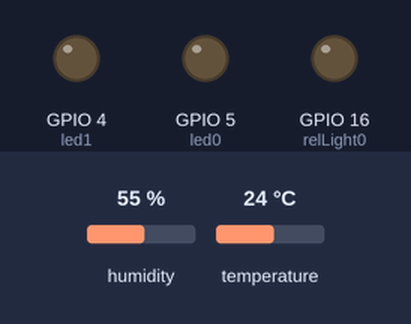
This program was run on a simulated ESP8266 board running MicroPython. Shown: output pins drawn as LEDs (lit = HIGH). Inputs (shaded band) come from the test bench; at power-on: humidity 55 %, temperature 24 °C. WiFi joins after 1.5 s; random numbers come from a fixed seed; no MQTT or app messages arrive unless stated; the clock reads 2024-03-15 10:24:30 at power-on unless the program sets it; what the program prints to the serial console is not drawn.

Above: at 1.95 s.
At 16.28 s:
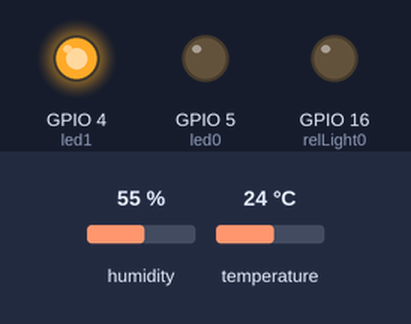
At 20.62 s:
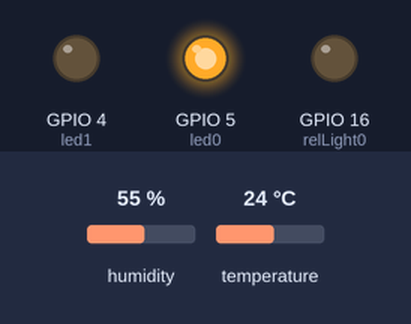
Timing chart, 0 to 21.4 s (numbered marks = the images above):
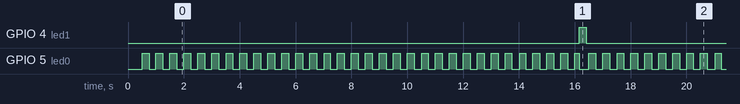

Measured:
- by itself, GPIO 4 (led1): alternates HIGH for 0.25 s and LOW for 14.8 s
- by itself, GPIO 5 (led0): moves between LOW and HIGH, repeating every 4.5 s

The program:

main.py
```python
import gc
import os
import dht
import time
import ujson
import machine
import webrepl
from cpu import cpu
from wifi import wlan
from machine import Pin
from machine import WDT
from machine import Timer
from simple import MQTTClient


wifiSsid    =   'xxxx'          #wifi的ssid
wifiPasswd  =   'xxxx'          #wifi的密码
server      =   'xxxx'          #mqtt服务器
clienID     =   'ESP8266--'     #mqtt id的前缀
userName    =   'xxxx'          #mqtt帐号
passwd      =   'xxxx'          #mqtt密码
topic       =   'xxxx'          #订阅的主题

testMsg     =    {}
light0      =    'on'
light1      =    'on'
cpufreq     =     str(machine.freq())
clienID     =    str(clienID)+str(''.join([('0'+hex(ord(os.urandom(1)))[2:])[-2:] for x in range(4)]))

flage       =    False

temperature =       []
humidity    =       []


relLight0 = Pin(16,Pin.OUT)
led0 = Pin(5, Pin.OUT)


def start():
    global flage
    global testMsg
    global led0
    global temperature
    global humidity
    readDHT = Timer(-1)
    readDHT.init(period=3500, mode=Timer.PERIODIC, callback=getDHTInfo)
    led0ON = Timer(-1)
    led0OFF = Timer(-1)
    led0ON.init(period=500, mode=Timer.PERIODIC, callback=lambda t:led0.on())
    time.sleep(0.25)
    led0OFF.init(period=500, mode=Timer.PERIODIC, callback=lambda t:led0.off())
    cpu.cpuFrep(1)
    #wifi连接
    wlan.wifiConnect(wifiSsid,wifiPasswd)
    webrepl.start()
    #mqtt连接
    mqttConnect = MQTTClient(clienID,server,user=userName,password=passwd,keepalive=15)
    mqttConnect.set_callback(subCD)
    mqttConnect.connect()
    mqttConnect.subscribe(topic)
    wdt = WDT()
    while True:
        wdt.feed()
        mqttConnect.check_msg()
        if flage:
            sandMsg = ujson.dumps(testMsg)
            mqttConnect.publish(topic='test0',msg=sandMsg)
            wdt.feed()
            led1TwinkleTimer = Timer(1)
            led1TwinkleTimer.init(period=0, mode=Timer.ONE_SHOT, callback=led1Twinkle)
            testMsg ={}
            temperature=[]
            humidity=[]
            wdt.feed()
            flage = False
        else:
            if int(time.time()) % 15 == 0:
                flage = True
                getInfo()
                wdt.feed()
        time.sleep(0.75)
        wdt.feed()

def findText(text,msg):
    if text in msg:
        return True
    else:
        return False

def getInfo():
    global temperature
    global humidity
    testMsg['time'] = str(time.time())
    testMsg['light0'] = str(light0)
    testMsg['light1'] = str(light1)
    testMsg['freeMemey'] = str(gc.mem_free())
    testMsg['cpuFreq'] = str(machine.freq())
    if len(temperature) >= 1:
        testMsg['temperature'] = str(temperature[0])
    else:
        testMsg['temperature'] = None
    if len(humidity) >= 1:
        testMsg['humidity'] = str(humidity[1])
    else:
        testMsg['humidity'] = None
    testMsg['driverName'] = str(clienID)
    testMsg['wifiInfo'] = str(wlan.wifiInfo()[0])

def getDHTInfo(f):
    global temperature
    global humidity
    dhtRead=dht.DHT11(Pin(12))
    dhtRead.measure()
    temperature.append(dhtRead.temperature())
    humidity.append(dhtRead.humidity())


def led1Twinkle(f):
    global led0
    led0.off()
    led1 = Pin(4, Pin.OUT)
    led1.on()
    time.sleep(0.25)
    led1.off()

def subCD(topic,msg):
    global dht0
    global flage
    global light0
    global light1
    global cpufreq
    global relLight0
    if findText(clienID,msg):
        if findText('set',msg):
            if findText('light0',msg):
                if findText('on',msg):
                    light0 = 'on'
                    relLight0.on()
                elif findText('off',msg):
                    light0 = 'off'
                    relLight0.off()
                else:
                    print('LIGHT0_ERROR')

            elif findText('light1',msg):
                if findText('on',msg):
                    light1 = 'on'
                elif findText('off',msg):
                    light1 = 'off'
                else:
                    print('LIGHT1_ERROR')

            elif findText('cpufreq',msg):
                if findText('high',msg):
                    cpu.cpuFrep(1)
                elif findText('low',msg):
                    cpu.cpuFrep(0)
                else:
                    print('CPUFREQ_ERROR')

            else:
                print('SET_ERROR')
        elif findText('getInfo',msg):
            flage = True
            getInfo()
```

cpu.py
```python
class cpu():
    def cpuFrep(LOW_OR_HIGH):
        import machine
        if LOW_OR_HIGH == 'LOW' or LOW_OR_HIGH == 'low' or LOW_OR_HIGH == 'Low' or LOW_OR_HIGH == 0:
            if int(machine.freq()) == 80000000:
                pass
            else:
                machine.freq(80000000)
                print('now cpu freq is %s' % int(machine.freq()))
        if LOW_OR_HIGH == 'HIGH' or LOW_OR_HIGH == 'high' or LOW_OR_HIGH == 'High' or LOW_OR_HIGH == 1:
            if int(machine.freq()) == 160000000:
                pass
            else:
                machine.freq(160000000)
                print('now cpu freq is %s' % int(machine.freq()))
        else:
            return('INPUT_INFO_ERROR')

    def getCPUFreq():
        import machine
        return(machine.freq())
```

wifi.py
```python
class wlan():
    def __init__(self):
        import network
        wlan = network.WLAN(network.STA_IF)
        wlan.active(True)

    def wifiScan():
        import network
        wlan = network.WLAN(network.STA_IF)
        wlan.active(True)
        return(wlan.scan())

    def wifiConnect(ssid,passwd):
        import network
        import time
        wlan = network.WLAN(network.STA_IF)
        wlan.active(True)
        wlan.connect(ssid,passwd)
        while wlan.isconnected() == False:
            print('...')
            time.sleep(0.5)
        return('connect wifi success')

    def wifiInfo():
        import network
        wlan = network.WLAN(network.STA_IF)
        wlan.active(True)
        return(wlan.ifconfig())
```

boot.py
```python
# This file is executed on every boot (including wake-boot from deepsleep)
#import esp
#esp.osdebug(None)
import uos, machine
import main
#uos.dupterm(None, 1) # disable REPL on UART(0)
import gc
import webrepl

main.start()

webrepl.start()

gc.collect()
```
